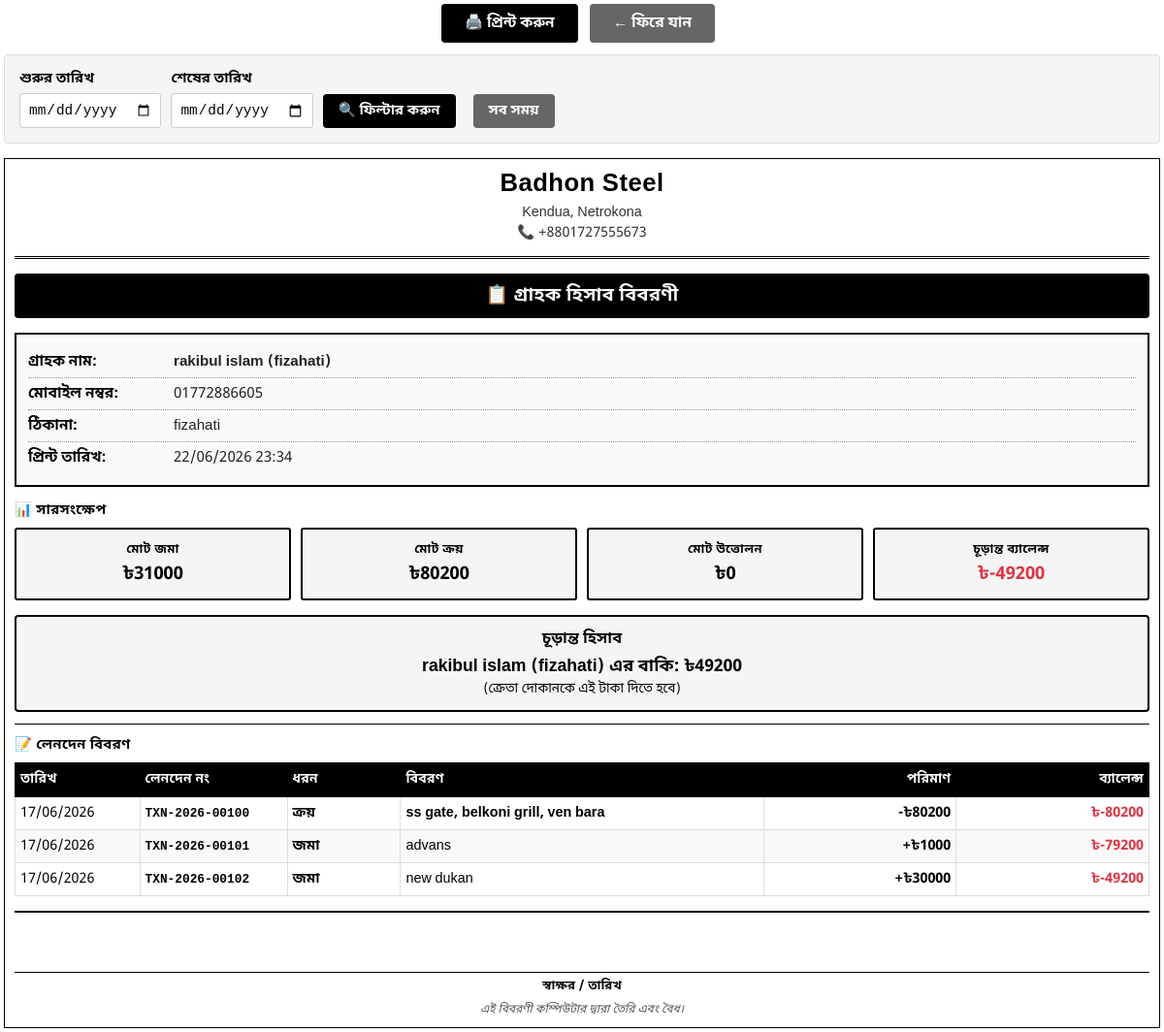
The page /admin-panel/transactions/customers/78/statement/ (signed in) on the database as committed earlier.
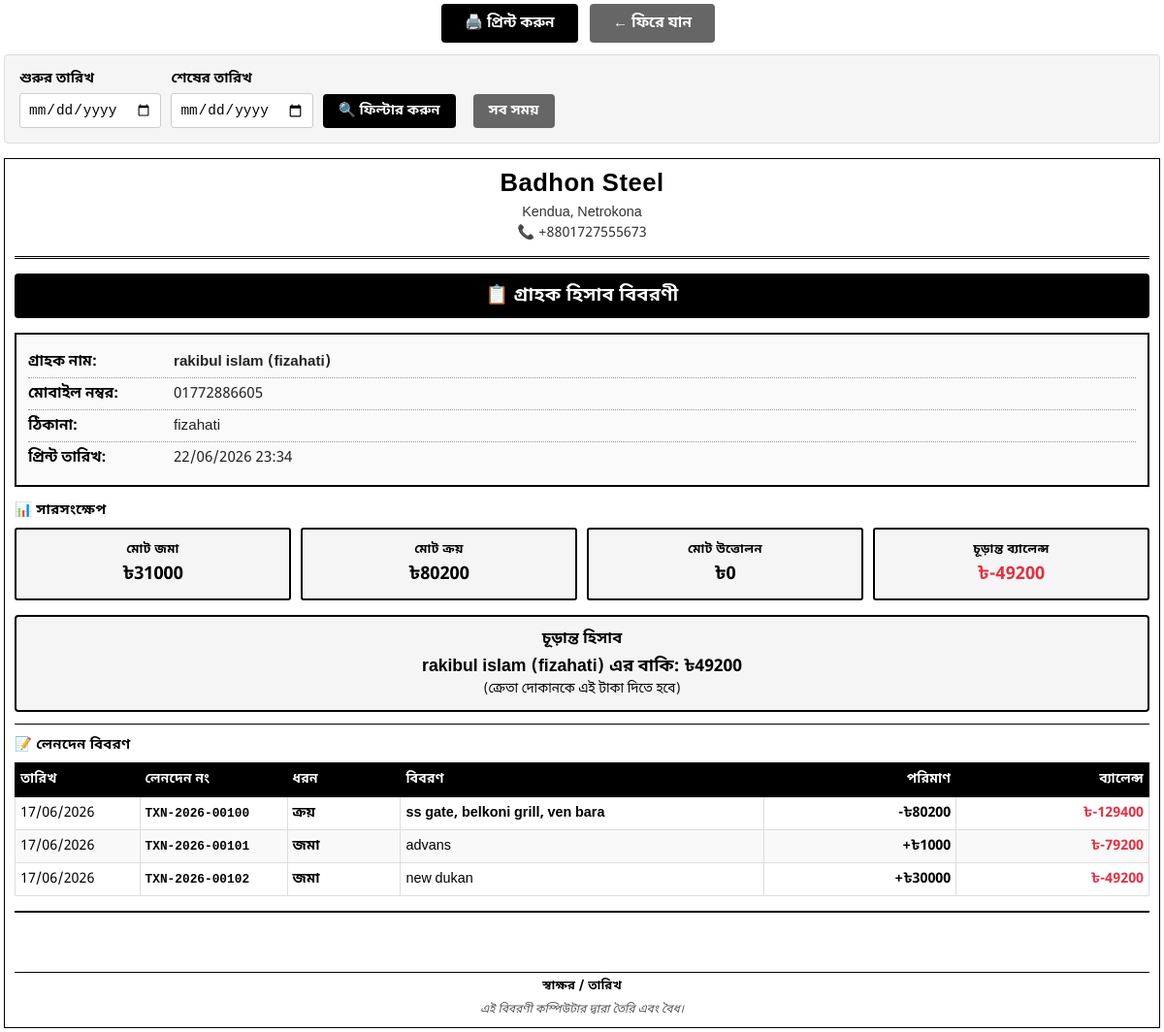
The same page on the database as committed later.
### transactions/models.py (models this page shows, shortened)
class Transaction(models.Model):
    TRANSACTION_TYPE_CHOICES = [
        ('submission', 'Submission (Deposit)'),
        ('purchase', 'Purchase'),
        ('withdrawal', 'Withdrawal'),
        ('adjustment', 'Adjustment'),
        ('reversal', 'Reversal'),
    ]
    STATUS_CHOICES = [
        ('pending', 'চলমান'),
        ('ready', 'প্রস্তুত'),
        ('completed', 'সম্পন্ন'),
        ('cancelled', 'বাতিল'),
    ]
    DELIVERY_STATUS_CHOICES = [
        ('not_delivered', 'ডেলিভারি হয়নি'),
        ('delivered', 'ডেলিভারি সম্পন্ন'),
    ]
    is_edited = models.BooleanField(default=False, verbose_name='Is Edited')
    original_transaction = models.ForeignKey('self', on_delete=models.SET_NULL, null=True, blank=True,
                                             related_name='edited_versions', verbose_name='Original Transaction')
    transaction_number = models.CharField(max_length=50, unique=True, verbose_name='Transaction Number', editable=False)
    customer = models.ForeignKey('Customer', on_delete=models.PROTECT, related_name='transactions', verbose_name='Customer')
    transaction_type = models.CharField(max_length=20, choices=TRANSACTION_TYPE_CHOICES, verbose_name='Transaction Type')
    amount = models.DecimalField(max_digits=10, decimal_places=2, verbose_name='Amount')
    balance_before = models.DecimalField(max_digits=10, decimal_places=2, verbose_name='Balance Before', default=0)
    balance_after = models.DecimalField(max_digits=10, decimal_places=2, verbose_name='Balance After', default=0)
    cash_paid = models.DecimalField(max_digits=10, decimal_places=2, verbose_name='Cash Paid', default=0)
    due_amount = models.DecimalField(max_digits=10, decimal_places=2, verbose_name='Due Amount', default=0)
    item_name = models.CharField(max_length=200, verbose_name='Item Name', blank=True)
    item_description = models.TextField(verbose_name='Item Description', blank=True)
    item_quantity = models.DecimalField(max_digits=10, decimal_places=2, verbose_name='Quantity', null=True, blank=True)
    item_unit_price = models.DecimalField(max_digits=10, decimal_places=2, verbose_name='Unit Price', null=True, blank=True)
    inventory_product = models.ForeignKey('shop.InventoryProduct', on_delete=models.SET_NULL, null=True, blank=True,
                                          verbose_name='Inventory Product')
    item_discount_percentage = models.DecimalField(max_digits=5, decimal_places=2, default=0, verbose_name='Item Discount (%)')
    item_discount_amount = models.DecimalField(max_digits=10, decimal_places=2, default=0, verbose_name='Item Discount Amount')
    total_discount_percentage = models.DecimalField(max_digits=5, decimal_places=2, default=0, verbose_name='Total Discount (%)')
    total_discount_amount = models.DecimalField(max_digits=10, decimal_places=2, default=0, verbose_name='Total Discount Amount')
    gross_amount = models.DecimalField(max_digits=10, decimal_places=2, default=0, verbose_name='Gross Amount')
    status = models.CharField(max_length=20, choices=STATUS_CHOICES, default='pending', verbose_name='Order Status')
    delivery_status = models.CharField(max_length=20, choices=DELIVERY_STATUS_CHOICES, default='not_delivered', verbose_name='Delivery Status')
    notes = models.TextField(verbose_name='Notes', blank=True)
    order_date = models.DateField(default=timezone.now, verbose_name='Order Date')
    delivery_date = models.DateField(null=True, blank=True, verbose_name='Delivery Date')
    payment_date = models.DateField(null=True, blank=True, verbose_name='Payment Due Date')
    reverses_transaction = models.ForeignKey('self', on_delete=models.SET_NULL, null=True, blank=True,
                                             related_name='reversed_by_transactions', verbose_name='Reversed Transaction')
    is_reversed = models.BooleanField(default=False, verbose_name='Is Reversed')
    created_by = models.ForeignKey('auth.User', on_delete=models.SET_NULL, null=True, blank=True, verbose_name='Created By')
    created_at = models.DateTimeField(auto_now_add=True, verbose_name='Created At')
    updated_at = models.DateTimeField(auto_now=True, verbose_name='Updated At')
    is_deleted = models.BooleanField(default=False, verbose_name='Is Deleted')
    deleted_at = models.DateTimeField(null=True, blank=True, verbose_name='Deleted At')
    class Meta:
        verbose_name = 'Transaction'
        verbose_name_plural = 'Transactions'
        ordering = ['-created_at']
        indexes = [
            models.Index(fields=['customer', '-created_at']),
            models.Index(fields=['transaction_type', 'status']),
            models.Index(fields=['transaction_number']),
        ]

### transactions/views.py (the view)
# urls.py: path('customers/<int:customer_pk>/statement/', views.customer_statement, name='customer_statement'),
@login_required
def customer_statement(request, customer_pk):
    customer = get_object_or_404(Customer, pk=customer_pk)
    date_from = request.GET.get('from_date', '')
    date_to = request.GET.get('to_date', '')
    transactions = customer.transactions.filter(is_deleted=False, is_reversed=False).order_by('order_date')
    from_date_obj = None
    to_date_obj = None
    if date_from:
        try:
            from_date_obj = datetime.strptime(date_from, '%Y-%m-%d').date()
            transactions = transactions.filter(order_date__gte=from_date_obj)
        except ValueError:
            date_from = ''
    if date_to:
        try:
            to_date_obj = datetime.strptime(date_to, '%Y-%m-%d').date()
            transactions = transactions.filter(order_date__lte=to_date_obj)
        except ValueError:
            date_to = ''
    running_balance = Decimal('0')
    transactions_with_balance = []
    for txn in transactions:
        running_balance = txn.balance_after
        transactions_with_balance.append({
            'transaction': txn,
            'running_balance': running_balance
        })
    total_submitted = transactions.filter(transaction_type='submission').aggregate(Sum('amount'))['amount__sum'] or Decimal('0')
    purchases = transactions.filter(transaction_type='purchase')
    total_purchased = sum(p.amount for p in purchases)
    total_withdrawn = transactions.filter(transaction_type='withdrawal').aggregate(Sum('amount'))['amount__sum'] or Decimal('0')
    total_withdrawn = abs(total_withdrawn)
    current_due = abs(total_submitted - total_purchased - total_withdrawn) if (total_submitted - total_purchased - total_withdrawn) < 0 else Decimal('0')
    context = {
        'customer': customer,
        'transactions': transactions,
        'transactions_with_balance': transactions_with_balance,
        'date_from': date_from,
        'date_to': date_to,
        'from_date_obj': from_date_obj,
        'to_date_obj': to_date_obj,
        'today': timezone.now().date(),
        'now': timezone.now(),
        'total_debit': total_purchased,      # মোট ক্রয় (Total Purchase)
        'total_credit': total_submitted,     # মোট পরিশোধ (Total Payment/Deposit)
        'current_due': current_due,          # বাকি (Due Amount)
        'total_submitted': total_submitted,
        'total_purchased': total_purchased,
        'total_withdrawn': total_withdrawn,
        'net_balance': total_submitted - total_purchased - total_withdrawn,
    }
    return render(request, 'transactions/customer_statement.html', context)

### transactions/models.py (called while the page is built)
    @property
    def total_submitted(self):
        from django.db.models import Sum
        result = self.transactions.filter(
            transaction_type='submission',
            is_reversed=False,
            is_deleted=False
        ).aggregate(total=Sum('amount'))
        return result['total'] or 0

    @property
    def total_purchased(self):
        from django.db.models import Sum
        purchases = self.transactions.filter(
            transaction_type='purchase',
            is_reversed=False,
            is_deleted=False
        ).exclude(
            status='cancelled'  # Exclude cancelled orders
        )
        total_amount = purchases.aggregate(total=Sum('amount'))['total'] or 0
        return abs(total_amount)

    @property
    def total_withdrawn(self):
        from django.db.models import Sum
        result = self.transactions.filter(
            transaction_type='withdrawal',
            is_reversed=False,
            is_deleted=False
        ).aggregate(total=Sum('amount'))
        return abs(result['total'] or 0)

### transactions/templates/transactions/customer_statement.html (shortened to what the changed rows need)
<!DOCTYPE html>
<html lang="bn">
<head>
</head>
<body>
    <div class="statement-container">
        <div class="statement-header">
            <h1>{{ shop_info.name|default:"Badhon Steel" }}</h1>
        </div>
        {% if transactions %}
        <table class="transactions-table">
            <thead>
                <tr>
                    <th style="width: 11%;">তারিখ</th>
                    <th style="width: 13%;">লেনদেন নং</th>
                    <th style="width: 10%;">ধরন</th>
                    <th style="width: 32%;">বিবরণ</th>
                    <th style="width: 17%; text-align: right;">পরিমাণ</th>
                    <th style="width: 17%; text-align: right;">ব্যালেন্স</th>
                </tr>
            </thead>
            <tbody>
                {% for txn in transactions %}
                <tr>
                    <td>{{ txn.created_at|date:"d/m/Y" }}</td>
                    <td style="font-family: 'Courier New', monospace; font-size: 0.8rem; font-weight: 600;">{{ txn.transaction_number }}</td>
                    <td style="font-weight: 600;">
                        {% if txn.transaction_type == 'submission' %}জমা
                        {% elif txn.transaction_type == 'purchase' %}ক্রয়
                        {% elif txn.transaction_type == 'withdrawal' %}উত্তোলন
                        {% elif txn.transaction_type == 'reversal' %}বাতিল
                        {% endif %}
                    </td>
                    <td>
                        {% if txn.transaction_type == 'purchase' %}
                            <strong>{{ txn.item_name }}</strong>
                        {% elif txn.notes %}
                            {{ txn.notes }}
                        {% else %}
                            -
                        {% endif %}
                    </td>
                    <td style="text-align: right; font-weight: 700;">
                        {% if txn.transaction_type == 'submission' %}
                        <span class="amount-positive">+৳{{ txn.amount|floatformat:0 }}</span>
                        {% elif txn.transaction_type == 'purchase' or txn.transaction_type == 'withdrawal' %}
                        <span class="amount-negative">-৳{{ txn.amount|floatformat:0 }}</span>
                        {% elif txn.transaction_type == 'reversal' %}
                            {% if txn.reverses_transaction.transaction_type == 'submission' %}
                            <span class="amount-negative">-৳{{ txn.amount|floatformat:0 }}</span>
                            {% else %}
                            <span class="amount-positive">+৳{{ txn.amount|floatformat:0 }}</span>
                            {% endif %}
                        {% endif %}
                    </td>
                    <td style="text-align: right; font-weight: 700;">
                        {% if txn.balance_after >= 0 %}
                        <span style="color: #28a745;">৳{{ txn.balance_after|floatformat:0 }}</span>
                        {% else %}
                        <span style="color: #dc3545;">৳{{ txn.balance_after|floatformat:0 }}</span>
                        {% endif %}
                    </td>
                </tr>
                {% endfor %}
            </tbody>
        </table>
        {% else %}
        <div style="text-align: center; padding: 25px; color: #666; font-size: 0.95rem;">
            কোনো লেনদেন পাওয়া যায়নি
        </div>
        {% endif %}
    </div>
</body>
</html>

Rows that differ between the two databases and show on the page:
changed Transaction "ss gate, belkoni grill, ven bara": balance_after "-80200" → "-129400"
